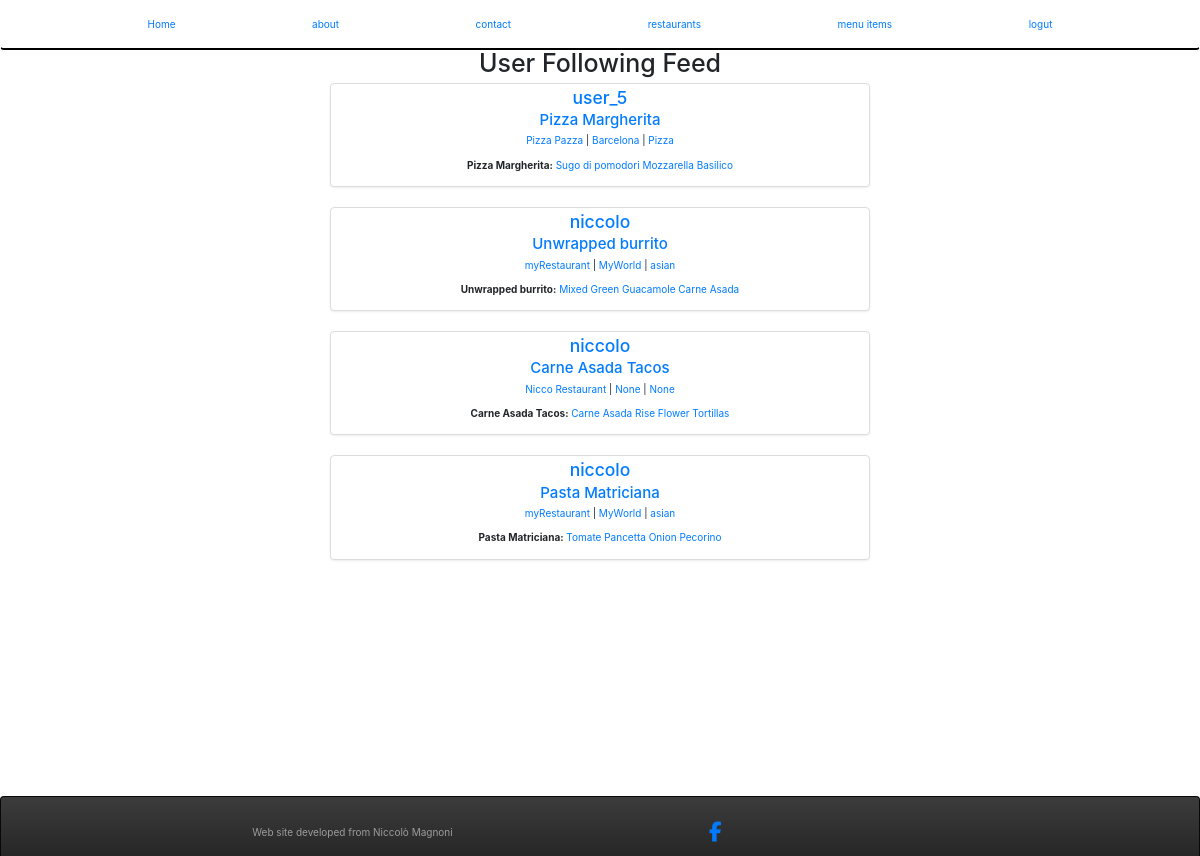
Screenshot of / (signed in) with the database file from the repository.
### menus/models.py (models this page shows, shortened)
class Item(models.Model):
	user 		= models.ForeignKey(settings.AUTH_USER_MODEL)
	restaurant 	= models.ForeignKey(RestaurantLocation)
	name 		= models.CharField(max_length=120)
	contents	= models.TextField(help_text='separate each item by comma')
	excludes 	= models.TextField(blank=True, null=True, help_text='separate each item by comma')
	public		= models.BooleanField(default=True)
	timestamp 	= models.DateTimeField(auto_now_add=True)
	updated 	= models.DateTimeField(auto_now=True)
	class Meta:
		ordering = ['-updated', '-timestamp']
	def get_contents(self):
		return self.contents.split(",")

### restaurants/models.py (models this page shows, shortened)
class RestaurantLocation(models.Model):
	owner 		= models.ForeignKey(User) 	#class_instance.model_set.all()
	name 		= models.CharField(max_length=120)
	location 	= models.CharField(max_length=120, null=True, blank=True)
	category 	= models.CharField(max_length=120, null=True, blank=True, validators=[validate_category])
	timestamp 	= models.DateTimeField(auto_now_add=True)
	updated 	= models.DateTimeField(auto_now=True)
	slug 		= models.SlugField(null=True, blank=True)
	objects		= RestaurantLocationManager()
	@property
	def title(self):
		return self.name

### menus/views.py (the view)
# urls.py: url(r'^$', HomeView.as_view(), name='home'),
class HomeView(View):
	def get(self, request, *args, **kwargs):
		if not request.user.is_authenticated():
			return  render(request, "home.html", {})
		user = request.user
		is_following_user_ids = [x.user.id for x in user.is_following.all()]
		qs = Item.objects.filter(user__id__in=is_following_user_ids, public=True).order_by("-updated")
		return render(request, "menus/home-feed.html", {"object_list":qs})

### menus/templates/menus/home-feed.html (shortened to what this page needs)
{% extends 'base.html' %}
{% block content %}
<div class='row'>
	<div class='col-sm-6 text-center col-sm-offset-3' >
<h1>User Following Feed</h1>
{% for obj in object_list %}
				<div class="thumbnail">
					<h3><a href='{% url "profiles:detail" username=obj.user.username %}'> {{ obj.user.username }}</a></h3>
					<h4><a href='{% url "profiles:detail" username=obj.user.username %}?q={{ obj.restaurant.name }}'>{{ obj.name }}</a></h4>
					<p><a href='{% url "profiles:detail" username=obj.user.username %}?q={{ obj.restaurant.title }}'> {{ obj.restaurant.title  }} </a>|
					<a href='{% url "profiles:detail" username=obj.user.username %}?q={{ obj.restaurant.location }}'> {{ obj.restaurant.location }} </a> |
					<a href='{% url "profiles:detail" username=obj.user.username %}?q={{ obj.restaurant.category }}'> {{ obj.restaurant.category }}  </a></p>
					<b>{{ obj.name }}:</b>
					{% for ing in obj.get_contents %}
						<a href='{% url "profiles:detail" username=obj.user.username %}?q={{ ing }}'> {{ ing }} </a>
					{% endfor %}
				</div>
{% endfor %}
	</div>
</div>
{% endblock %}

### static/css/navbar.css (style rules this page uses)
body { min-height: 300px; }

### rows the page displays
Item: user.username "user_5", name "Pizza Margherita", restaurant "Pizza Pazza", restaurant.location "Barcelona", restaurant.category "Pizza", get_contents "Sugo di pomodori" "Mozzarella" "Basilico"
Item: user.username "niccolo", name "Unwrapped burrito", restaurant "myRestaurant", restaurant.location "MyWorld", restaurant.category "asian", get_contents "Mixed Green" "Guacamole" "Carne Asada"
Item: user.username "niccolo", name "Carne Asada Tacos", restaurant "Nicco Restaurant", restaurant.location "None", restaurant.category "None", get_contents "Carne Asada" "Rise" "Flower Tortillas"
Item: user.username "niccolo", name "Pasta Matriciana", restaurant "myRestaurant", restaurant.location "MyWorld", restaurant.category "asian", get_contents "Tomate" "Pancetta" "Onion" "Pecorino"
